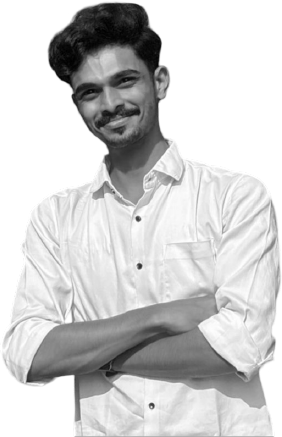
#> input picture source-prepped.png, 282 x 437 px, found by its file name
$ python make_ascii_svg.py
#> lines starting #> are read from the running program, lines starting #| are printed output that depends on the picture
#!/usr/bin/env python3
"""
Convert avatar / profile photo into a monochrome ASCII-art SVG
inside a sleek terminal window that "types" itself in row by row.
"""
import html
import os
import sys
from PIL import Image

OUT_PATH = os.path.join(os.path.dirname(__file__), "..", "avi-ascii.svg")

RAMP = " .`:-=+*cs#%@"

WIDTH = 370
HEIGHT = 360
TITLEBAR_H = 30
TOP_PAD = 42

GRID_COLS = 54
GRID_ROWS = 28
CHAR_W = 6.4
CHAR_H = 11
FONT_SIZE = 10.5
FILL = "#7ee787"  # GitHub-green accent
BG = "#0d1117"
BAR_BG = "#161b22"
BORDER = "#30363d"
DIM_COLOR = "#8b949e"

ROW_DUR = 0.50
ROW_STAGGER = 0.040


def prep_image(src_path: str) -> Image.Image:
    img = Image.open(src_path)
    if img.mode == "RGBA":
        bbox = img.getbbox()
        if bbox:
            # Crop upper body
            cropped = img.crop((bbox[0], bbox[1], bbox[2], min(img.height, bbox[1] + int((bbox[3] - bbox[1]) * 0.93))))
        else:
            cropped = img
        white_bg = Image.new("RGBA", cropped.size, (255, 255, 255, 255))
        comp = Image.alpha_composite(white_bg, cropped).convert("L")
        return comp
    return img.convert("L")


def image_to_grid(img: Image.Image):
    small = img.resize((GRID_COLS, GRID_ROWS), Image.LANCZOS)
    px = small.load()
    ramp_max = len(RAMP) - 1
    rows = []
    for y in range(GRID_ROWS):
        line = []
        for x in range(GRID_COLS):
            b = px[x, y]
            idx = int((255 - b) / 255 * ramp_max)
            idx = max(0, min(ramp_max, idx))
            line.append(RAMP[idx])
        rows.append("".join(line))
    return rows


def render(rows):
    pad_x = 12
    content_w = GRID_COLS * CHAR_W
    row_svgs = []

    for r, line in enumerate(rows):
        text = html.escape(line)
        y_top = TOP_PAD + r * CHAR_H
        y_text = y_top + CHAR_H - 2
        delay = round(r * ROW_STAGGER, 3)
        clip_id = f"clip-row-{r}"
        row_svgs.append(f'''
  <clipPath id="{clip_id}">
    <rect x="{pad_x}" y="{y_top}" width="0" height="{CHAR_H}">
      <animate attributeName="width" from="0" to="{content_w}" begin="{delay}s"
               dur="{ROW_DUR}s" fill="freeze" calcMode="linear" />
    </rect>
  </clipPath>
  <g clip-path="url(#{clip_id})">
    <text x="{pad_x}" y="{y_text}" xml:space="preserve" class="row">{text}</text>
  </g>
  <rect class="cursor" x="{pad_x}" y="{y_top}" width="2" height="{CHAR_H - 1}">
    <animate attributeName="x" from="{pad_x}" to="{pad_x + content_w}" begin="{delay}s"
             dur="{ROW_DUR}s" fill="freeze" calcMode="linear" />
    <animate attributeName="opacity" from="1" to="0" begin="{delay + ROW_DUR}s"
             dur="0.15s" fill="freeze" />
  </rect>''')

    svg = f'''<svg width="{WIDTH}" height="{HEIGHT}" viewBox="0 0 {WIDTH} {HEIGHT}"
     xmlns="http://www.w3.org/2000/svg"
     font-family="'Fira Code','SFMono-Regular',Consolas,monospace">
  <style>
    .row {{ fill: {FILL}; font-size: {FONT_SIZE}px; white-space: pre; }}
    .cursor {{ fill: {FILL}; }}
    .titletext {{ fill: {DIM_COLOR}; font-size: 12px; }}
  </style>
  <rect x="0.5" y="0.5" width="{WIDTH - 1}" height="{HEIGHT - 1}" rx="8"
        fill="{BG}" stroke="{BORDER}" />
  <path d="M0.5,8.5 a8,8 0 0 1 8,-8 h{WIDTH - 17} a8,8 0 0 1 8,8 v{TITLEBAR_H - 8.5}
           h-{WIDTH - 1} z" fill="{BAR_BG}" />
  <line x1="0.5" y1="{TITLEBAR_H}" x2="{WIDTH - 0.5}" y2="{TITLEBAR_H}" stroke="{BORDER}" />
  <circle cx="20" cy="{TITLEBAR_H / 2}" r="5" fill="#ff5f56" />
  <circle cx="38" cy="{TITLEBAR_H / 2}" r="5" fill="#ffbd2e" />
  <circle cx="56" cy="{TITLEBAR_H / 2}" r="5" fill="#27c93f" />
  <text x="{WIDTH / 2}" y="{TITLEBAR_H / 2 + 4}" text-anchor="middle" class="titletext">swagat.sh</text>
  {''.join(row_svgs)}
</svg>
'''
    return svg


def main():
    if len(sys.argv) > 1:
        src = sys.argv[1]
    elif os.path.exists("avatar.png"):
        src = "avatar.png"
    elif os.path.exists("source-prepped.png"):
        src = "source-prepped.png"
    else:
        print("No source image found! Pass image path as argument.", file=sys.stderr)
        sys.exit(1)

    out = sys.argv[2] if len(sys.argv) > 2 else OUT_PATH
    img = prep_image(src)
#> in prep_image, img is the input picture: PIL image 282x437 L; min 0, max 255, mean 206.6
    rows = image_to_grid(img)
#> in image_to_grid, `small = img.resize((GRID_COLS, GRID_ROWS), Image.LANCZOS)`:
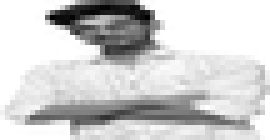
#> small: PIL image 54x28 L (shown 5 times larger); min 0, max 255, mean 206.2
#> after the loop in image_to_grid, `for y in range(GRID_ROWS):`: rows = 28 items
#> rows = 28 items
    svg = render(rows)
#> the loop in render, `for r, line in enumerate(rows):` made 28 passes
#> (y_top, y_text, delay, clip_id) on passes 1 to 12: (42, 51, 0, 'clip-row-0'), (53, 62, 0.04, 'clip-row-1'), (64, 73, 0.08, 'clip-row-2'), (75, 84, 0.12, 'clip-row-3'), (86, 95, 0.16, 'clip-row-4'), (97, 106, 0.2, 'clip-row-5'), (108, 117, 0.24, 'clip-row-6'), (119, 128, 0.28, 'clip-row-7'), (130, 139, 0.32, 'clip-row-8'), (141, 150, 0.36, 'clip-row-9'), (152, 161, 0.4, 'clip-row-10'), (163, 172, 0.44, 'clip-row-11')
    with open(out, "w", encoding="utf-8") as f:
        f.write(svg)
    print(f"[make_ascii_svg] wrote {out} ({GRID_COLS}x{GRID_ROWS} grid from {src})")


if __name__ == "__main__":
    main()
